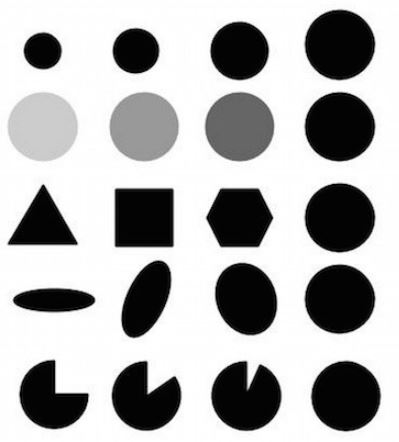
//> input picture lab8/circle.JPG, 399 x 442 px, given in place of ship.png, which was not available
$ ./10주차실습   (built with g++ and OpenCV 4)
//> lines starting //> are read from the running program, lines starting //| are printed output that depends on the picture; pictures that were not available may be replaced by others from this repository, and a replacement may not be noted
#include <iostream>
#include <ctime>
#include <algorithm>
#include "opencv2/core/core.hpp"			// Mat class와 각종 data structure 및 산술 루틴을 포함하는 헤더
#include "opencv2/highgui/highgui.hpp"		// GUI와 관련된 요소를 포함하는 헤더(imshow 등)
#include "opencv2/imgproc/imgproc.hpp"		// 각종 이미지 처리 함수를 포함하는 헤더
#include "opencv2/objdetect/objdetect.hpp"
#include "opencv2/features2d.hpp"

using namespace cv;
using namespace std;

void cvHarrisCorner() {
	Mat img = imread("lab8/ship.png");
//> img is the input picture: 442 rows x 399 cols, CV_8UC3; min 0, max 255, mean 175.7
	if (img.empty()) {
		cout << "empty image!\n";
		exit(-1);
	}
	resize(img, img, Size(500, 500), 0, 0, INTER_CUBIC);
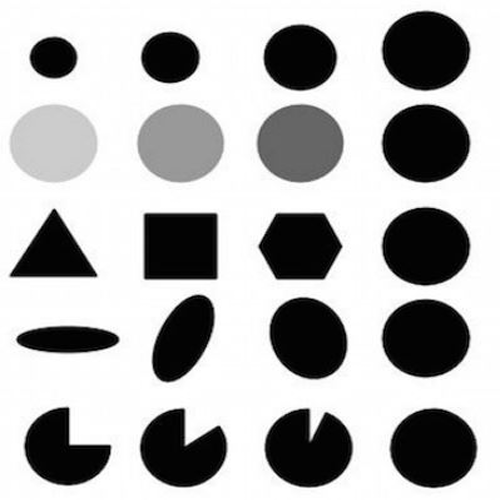
//> img: 500 rows x 500 cols, CV_8UC3; min 0, max 255, mean 175.7

	Mat gray;
	cvtColor(img, gray, CV_BGR2GRAY);

	Mat harr;
	cornerHarris(gray, harr, 2, 3, 0.05, BORDER_DEFAULT);
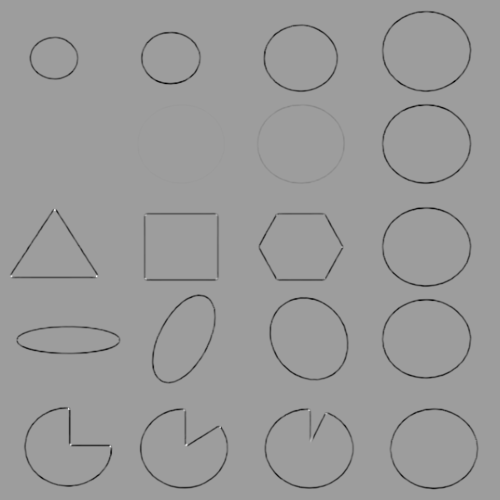
//> harr: 500 rows x 500 cols, CV_32FC1; min -0.018, max 0.0111, mean -0.000269; drawn with min black and max white
	normalize(harr, harr, 0, 255, NORM_MINMAX, CV_32FC1, Mat());

	Mat harr_abs;
	convertScaleAbs(harr, harr_abs);

	int thresh = 125;
	Mat result = img.clone();
	for (int y = 0; y < harr.rows; y++) {
		for (int x = 0; x < harr.cols; x++) {
			if ((int)harr.at<float>(y, x) > thresh)
				circle(result, Point(x, y), 7, Scalar(255, 0, 255), 0, 4, 0);
		}
	}
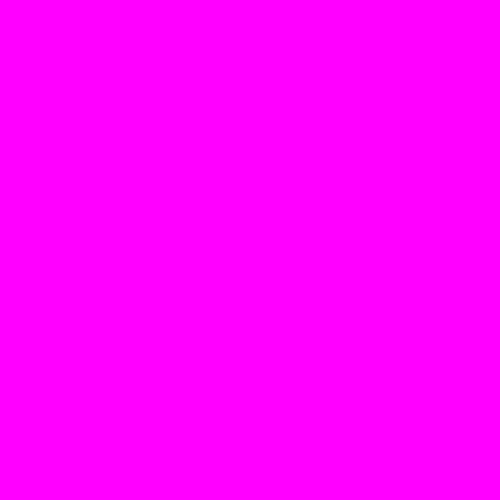
//> result: 500 rows x 500 cols, CV_8UC3; mean B, G, R 255, 0, 255

	imshow("source im", img);
	imshow("Harris im", harr_abs);
	imshow("Target im", result);
	waitKey(0);
	cvDestroyAllWindows();

}

// [48 lines left out: functions cvFeaturesSIFT, cvBlobDetection, not called in this run]

int main() {
	cvHarrisCorner();
}

$ run again, on lab8/hexagon.jpg
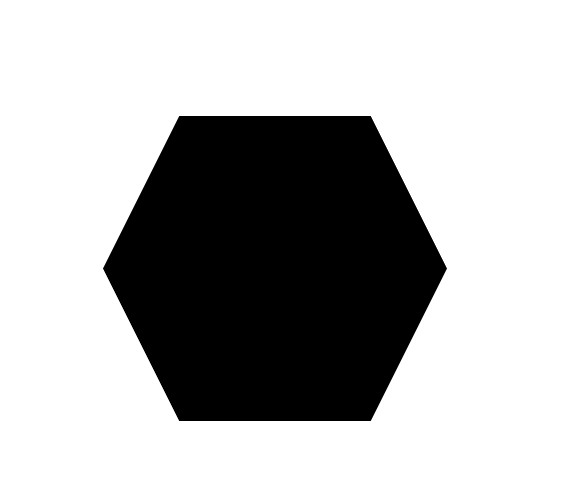
//> input picture lab8/hexagon.jpg, 587 x 494 px, given in place of ship.png, which was not available
//> in cvHarrisCorner, img is the input picture: 494 rows x 587 cols, CV_8UC3; min 0, max 255, mean 183.2
//> in cvHarrisCorner, `resize(img, img, Size(500, 500), 0, 0, INTER_CUBIC);`:
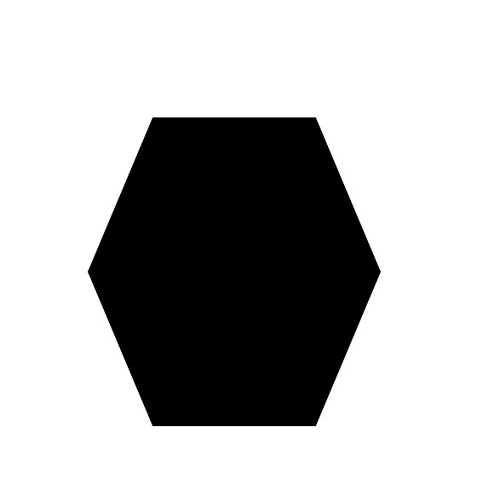
//> img: 500 rows x 500 cols, CV_8UC3; min 0, max 255, mean 183.2
//> in cvHarrisCorner, `cornerHarris(gray, harr, 2, 3, 0.05, BORDER_DEFAULT);`:
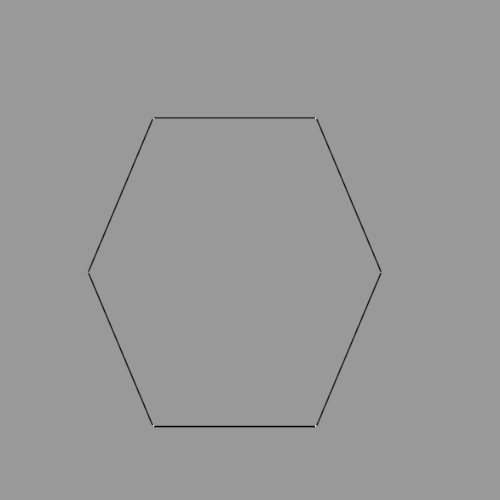
//> harr: 500 rows x 500 cols, CV_32FC1; min -0.0411, max 0.0273, mean -0.000183; drawn with min black and max white
